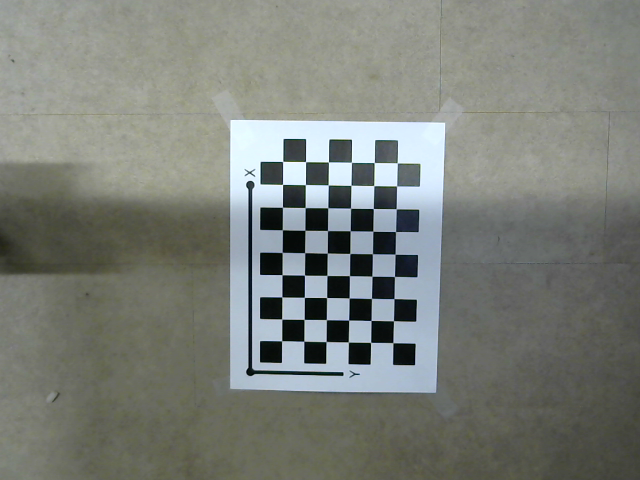
%> input picture Calibration Images/Image1.png, 640 x 480 px
$ octave ExtractingBox.m   (GNU Octave 9; MATLAB toolbox functions it lacks are replaced by stand-ins)
%> lines starting %> are read from the running program, lines starting %| are printed output that depends on the picture; in (x1, y1, x2, y2) boxes, pixels count from 0 and x2, y2 are one past the last pixel; in counts of white or black regions, pixels touching at a corner belong together; the program's own positions count from 1
clear all
close all

BW = im2gray(imread('Image1.png'));
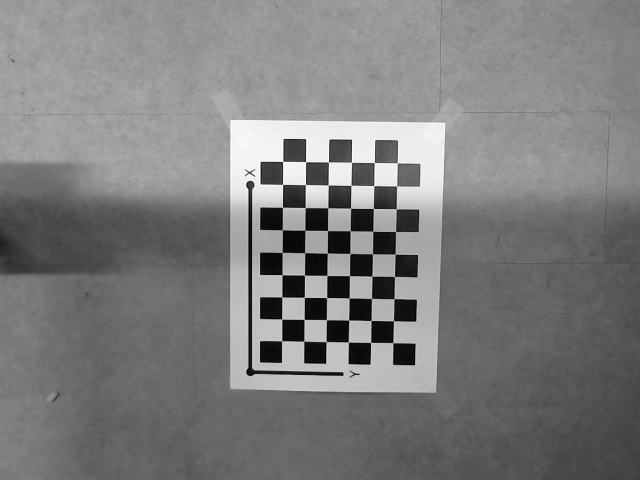
%> BW: size 480x640 uint8; min 1, max 252, mean 125.3
BI = BW>150;
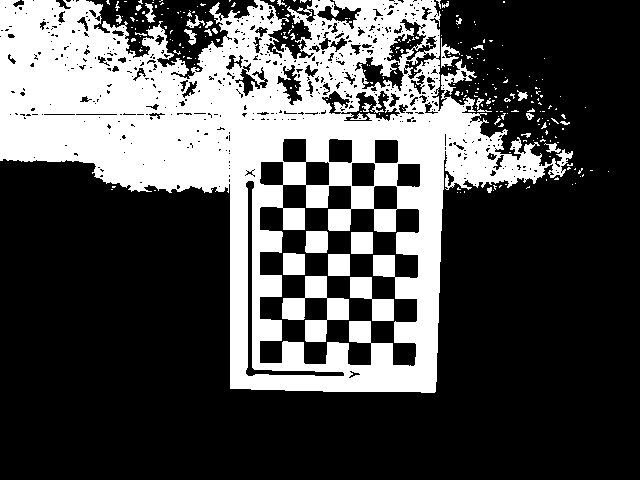
%> BI: size 480x640 logical; 31.1% white; 268 white regions (236 under 20 px), largest, box (x1, y1, x2, y2) and area: (0, 0, 573, 393) 88643, (282, 276, 349, 342) 1931, (350, 277, 394, 321) 954
imshow(BI)
s = regionprops(BW,'Centroid');
%> s = 252 regions; first 5, Centroid: [344.6 295.8], [344.2 308.9], [347.4 307.1], [339.1 297.3], [319.7 298]

centroids = cat(1,s.Centroid);
%> centroids = 252 rows, first 12: [344.6 295.8; 344.2 308.9; 347.4 307.1; 339.1 297.3; 319.7 298; 307.9 285.2; 307.8 288.7; 306 275.5; 301.1 276.4; 313.7 293.8; 324.8 299.2; 325.2 300]

imshow(BW)
hold on
plot(centroids(:,1),centroids(:,2),'b*')
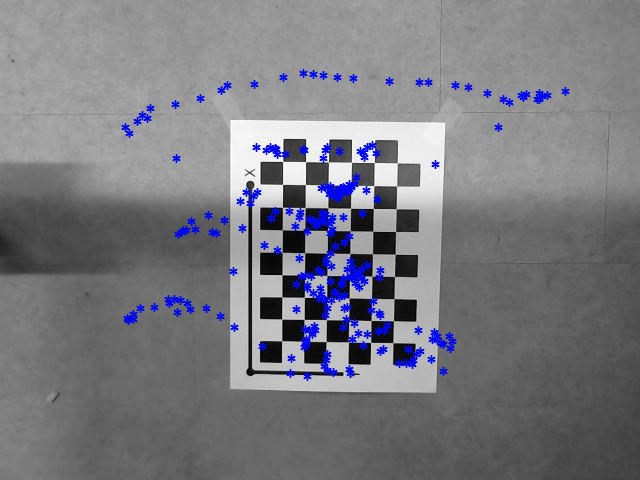
%> figure redrawn from the program's plot data
hold off
